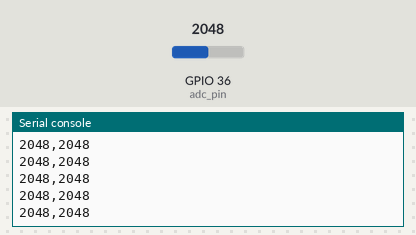
Bench run of a program on a simulated ESP32 board running MicroPython. On the bench: the last lines printed to the serial console. The test bench sets the inputs (shaded band); at power-on: GPIO 36 (adc_pin) = 2048 (analog values on the 0–4095 scale).

Above: at 1.2 s.
1.3 s: GPIO 36 (adc_pin) set to 2866
At 1.32 s:
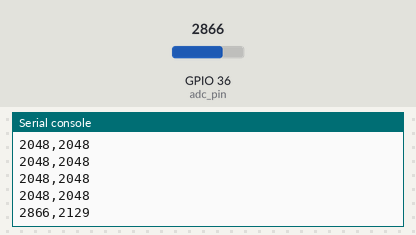
2.8 s: GPIO 36 (adc_pin) set to 3603
At 2.83 s:
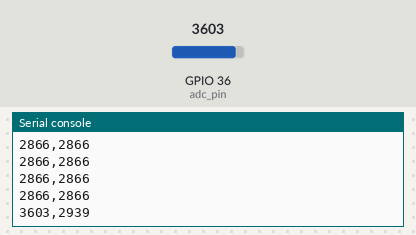
Timing chart, 0 to 5.8 s (numbered marks = the images above; inputs shaded):
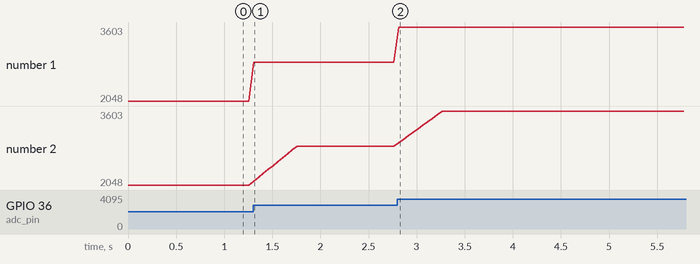

The program:

04-2.py
```python
# 🧪 實驗 #4-2：平滑化可變電阻的 ADC 類比輸入值
# -----------------------------------------------------
# 執行環境：MicroPython v1.24.0 on ESP32-DevKitC
# 硬體接線：可變電阻中間腳位 -> GPIO36
#           可變電阻兩側腳位 -> 3.3V 和 GND
#
# 實驗目標：
# 1. 讀取 GPIO36 的 ADC 原始值。
# 2. 使用移動平均法（Moving Average）對 ADC 值進行平滑處理。
# 3. 平滑窗口大小設定為 10 筆。
# 4. 將「原始值」與「平滑值」輸出至序列埠，以便 Arduino IDE 的序列繪圖器觀察。
# -----------------------------------------------------

from machine import Pin, ADC
import utime

# --- 參數設定 ---
ADC_PIN_NUM = 36      # 可變電阻連接的 ADC 腳位 (GPIO36 是 ADC1_CHANNEL_0)
SAMPLES_COUNT = 10    # 用於計算移動平均的樣本數量
LOOP_DELAY_MS = 50    # 每次讀取之間的延遲時間 (毫秒)

# --- 硬體初始化 ---
# 初始化 ADC
# ESP32 的 ADC 腳位不需要預先設定為輸入模式，直接建立 ADC 物件即可
try:
    adc_pin = Pin(ADC_PIN_NUM)
    adc = ADC(adc_pin)

    # 設定 ADC 的衰減（attenuation）和位元寬度（bit width）
    # ATTN_11DB: 提供 0V 到 3.3V 的完整輸入電壓範圍，這是最常用的設定
    adc.atten(ADC.ATTN_11DB)

    # WIDTH_12BIT: 解析度為 12 位元 (數值範圍 0-4095)
    adc.width(ADC.WIDTH_12BIT)

except ValueError:
    print(f"錯誤：腳位 {ADC_PIN_NUM} 無法被設定為 ADC。請確認您的 ESP32 板型與腳位。")
    # 停止程式，因為 ADC 無法使用
    # 在嵌入式系統中，可以進入一個死循環或重啟
    while True:
        pass

# --- 資料儲存 ---
# 建立一個列表來儲存最近的 ADC 讀值歷史
readings_history = []

# --- 主程式開始 ---

# 為了讓 Arduino IDE 的「序列繪圖器」能正確顯示圖例 (Legend)
# 我們在迴圈開始前先印出標頭。
# 繪圖器會自動將逗號分隔的第一個值視為 "原始值"，第二個值視為 "平滑值"。
print("原始值,平滑值")

while True:
    # 1. 讀取原始 ADC 值
    # adc.read() 會回傳一個 0-4095 之間的整數
    raw_value = adc.read()

    # 2. 更新歷史讀值列表
    # 將最新的讀值加入到列表的尾端
    readings_history.append(raw_value)

    # 3. 維護列表長度
    # 如果列表中的樣本數超過了我們設定的 SAMPLES_COUNT，
    # 就從列表的最前面 (最舊的資料) 移除一筆。
    if len(readings_history) > SAMPLES_COUNT:
        readings_history.pop(0) # pop(0) 移除索引為 0 的元素

    # 4. 計算平滑後的值 (移動平均值)
    # 將列表中所有的值相加，再除以列表的長度 (即樣本數)
    # 使用整數除法 // 來確保結果是整數
    smoothed_value = sum(readings_history) // len(readings_history)

    # 5. 輸出結果到序列埠
    # 格式為 "值1,值2"，並以換行結束，這是序列繪圖器要求的格式。
    print("{},{}".format(raw_value, smoothed_value))

    # 6. 短暫延遲
    # 避免洗版，並讓序列繪圖器有足夠的時間更新
    utime.sleep_ms(LOOP_DELAY_MS)
```

Measured:
- after the input at 1.3 s, the serial console: prints a new line at once (image 1)
- after the input at 2.8 s, the serial console: prints a new line at once (image 2)
- plotted number 1: 2048 → 2866 after the input at 1.3 s, 2866 → 3603 after the input at 2.8 s
- plotted number 2: 2048 → 2866 after the input at 1.3 s, 2866 → 3603 after the input at 2.8 s
